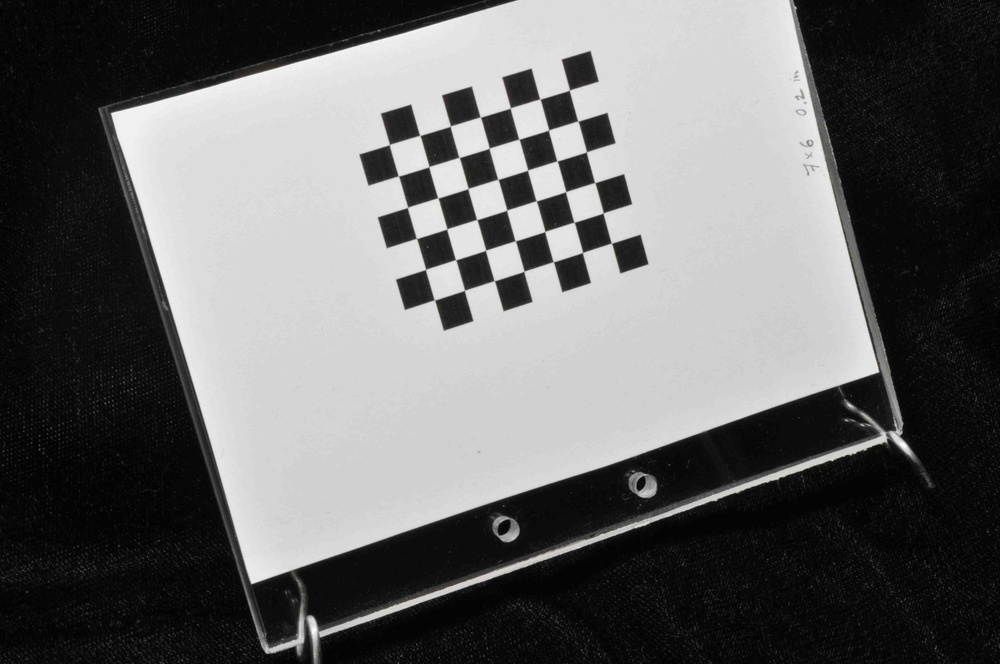
#> input picture SECOND_SEM/Computer Vision (Electives)/assignment/assignment_4/Test_calibration_set/Images/Left/DSC_0016.jpeg, 1000 x 664 px, shrunk from 4288 x 2848 before the run; its folder holds only this picture in this run
$ jupyter execute --allow-errors chrissunnythaliyath_9051pai2023_assignment4.ipynb
#> lines starting #> are read from the running program, lines starting #| are printed output that depends on the picture; after the words box and inside, x2 and y2 are one past the last pixel; in counts of white or black regions, pixels touching at a corner belong together
Chris Sunny Thaliyath

2023pai9051

chrissunny94@gmail.com

Questions

Intrinsics

    This deals with the internal parameters of the camera
    The intrinsic matrix, also known as the camera matrix, is a 3x3 matrix that contains the parameters of a camera's internal characteristics. It defines the relationship between the 3D world coordinates and the 2D image coordinates. The intrinsic matrix includes the focal length of the camera, the image sensor's pixel size, the principal point (the optical center of the lens), and other camera calibration parameters. The intrinsic matrix is typically computed during the camera calibration process and is used to correct the distortion in the images captured by the camera.

- Intrinsic parameters are properties of the camera itself, such as focal length, principal point, and lens distortion. These parameters are fixed for a particular camera and do not change with the camera's position or orientation in the scene.

- Extrinsic parameters define the camera's location and orientation in the world coordinate system. These parameters change depending on where the camera is positioned and how it's rotated.

Extrinsics

        This mainly has to do with the external placement of the sensors .

        Usually extrinsic is represented as .

        - (X, Y , Z) -pose , (RX, RY,RZ,RW)- quaternion

The number of images required for calibration can vary depending on the complexity of the camera model and the desired accuracy.

***A minimum of six(6) non-coplanar points is typically needed to solve for the intrinsic parameters.***

Once the camera is calibrated, the **intrinsic and extrinsic** parameters can be used for various tasks in computer vision, such as:

- 3D reconstruction:
- Augmented reality:
- Object tracking:

[cell 1]
import cv2

from cv2 import cvtColor , COLOR_BGR2RGB , TERM_CRITERIA_MAX_ITER , KMEANS_RANDOM_CENTERS ,TERM_CRITERIA_EPS ,kmeans
import numpy as np
from matplotlib import pyplot as plt
from numpy import unique , float32 , uint8

#from enum import unique
#Read an RGB image as input.(DONE)

def read_image(path_to_image):
    image=cv2.imread(path_to_image)
    return image

def display_image(title,image):
    #cv2.imshow("input_image",image)
    plt.imshow(image)
    plt.title(title)
    plt.show()

[cell 2]
import numpy as np
import cv2 as cv
import glob

# termination criteria
criteria = (cv.TERM_CRITERIA_EPS + cv.TERM_CRITERIA_MAX_ITER, 30, 0.001)

# prepare object points, like (0,0,0), (1,0,0), (2,0,0) ....,(6,5,0)
objp = np.zeros((6*7,3), np.float32)
objp[:,:2] = np.mgrid[0:7,0:6].T.reshape(-1,2)

# Arrays to store object points and image points from all the images.
objpoints = [] # 3d point in real world space
imgpoints = [] # 2d points in image plane.

images = glob.glob('Test_calibration_set/Images/Left/*.jpeg')

for fname in images:
 img = cv.imread(fname)
#> img is the input picture: shape (664, 1000, 3); mean B, G, R 102.4, 102.4, 102.4
 gray = cv.cvtColor(img, cv.COLOR_BGR2GRAY)

 # Find the chess board corners
 ret, corners = cv.findChessboardCorners(gray, (7,6), None)
#> ret = True; corners = 42 rows, first 8: [611.7, 242.9], [582.4, 252.4], [553.7, 261.2], [523.4, 271.1], [494.9, 279.9], [464.3, 290.2], [434.5, 300], [603.3, 213]

 # If found, add object points, image points (after refining them)
 if ret == True:
    objpoints.append(objp)

 corners2 = cv.cornerSubPix(gray,corners, (11,11), (-1,-1), criteria)
#> corners2 = 42 rows, first 8: [611.5, 243.2], [582.5, 252.5], [553.3, 261.8], [523.9, 271.2], [494.3, 280.7], [464.5, 290.3], [434.4, 299.9], [603.2, 212.9]
 imgpoints.append(corners2)

 # Draw and display the corners
 cv.drawChessboardCorners(img, (7,6), corners2, ret)
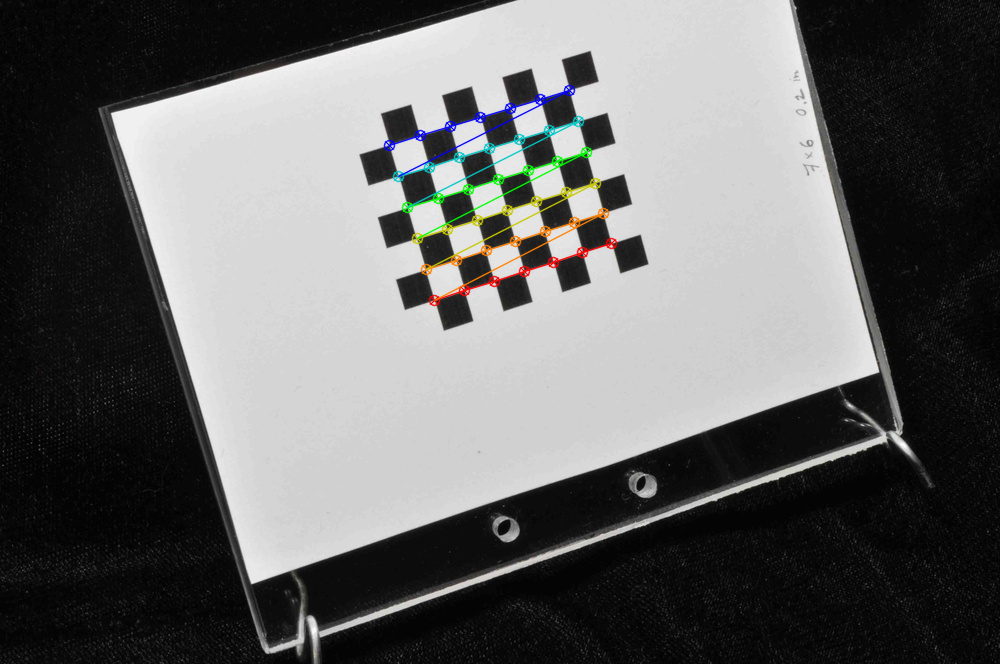
#> img: shape (664, 1000, 3); 1.37% of pixels changed, all inside (x1, y1, x2, y2) = (383, 84, 618, 307)
 display_image('img', img)
 cv.waitKey(500)

cv.destroyAllWindows()

[cell 3]
#!/usr/bin/env python

import cv2
import numpy as np
import os
import glob

# Defining the dimensions of checkerboard
CHECKERBOARD = (7,8)
criteria = (cv2.TERM_CRITERIA_EPS + cv2.TERM_CRITERIA_MAX_ITER, 30, 0.001)

# Creating vector to store vectors of 3D points for each checkerboard image
objpoints = []
# Creating vector to store vectors of 2D points for each checkerboard image
imgpoints = []


# Defining the world coordinates for 3D points
objp = np.zeros((1, CHECKERBOARD[0] * CHECKERBOARD[1], 3), np.float32)
objp[0,:,:2] = np.mgrid[0:CHECKERBOARD[0], 0:CHECKERBOARD[1]].T.reshape(-1, 2)
prev_img_shape = None

# Extracting path of individual image stored in a given directory
images = glob.glob('Test_calibration_set/Images/Left/*.jpeg')
for fname in images:
    img = cv2.imread(fname)
    gray = cv2.cvtColor(img,cv2.COLOR_BGR2GRAY)
    # Find the chess board corners
    # If desired number of corners are found in the image then ret = true
    ret, corners = cv2.findChessboardCorners(gray, CHECKERBOARD, cv2.CALIB_CB_ADAPTIVE_THRESH + cv2.CALIB_CB_FAST_CHECK + cv2.CALIB_CB_NORMALIZE_IMAGE)
#> ret = False; corners = None

    """
    If desired number of corner are detected,
    we refine the pixel coordinates and display
    them on the images of checker board
    """
    if ret == True:
        objpoints.append(objp)
        # refining pixel coordinates for given 2d points.
        corners2 = cv2.cornerSubPix(gray, corners, (11,11),(-1,-1), criteria)

        imgpoints.append(corners2)

        # Draw and display the corners
        img = cv2.drawChessboardCorners(img, CHECKERBOARD, corners2, ret)

    display_image('img',img)

h,w = img.shape[:2]

"""
Performing camera calibration by
passing the value of known 3D points (objpoints)
and corresponding pixel coordinates of the
detected corners (imgpoints)
"""
#> (the rest of this cell did not finish here and is left out)

[cell 4]
import cv2
import numpy as np

# Chessboard size (number of corners horizontally and vertically)
chessboard_size = (9, 6)
# Square size of each checkerboard corner in real world units (e.g., centimeters)
square_size = 1.5

# Termination criteria for checkerboard detection
criteria = (cv2.TERM_CRITERIA_EPS + cv2.TERM_CRITERIA_MAX_ITER, 30, 0.001)

# Arrays to store object points and image points from all the chessboard images
objpoints = []  # 3D points in real world space
imgpoints = []  # 2D points in image plane

# Capture images (replace 'chessboard*.jpg' with your image filenames)
images = [cv2.imread(f) for f in glob.glob('Test_calibration_set/Images/Left/*.jpeg')]
#> images = 1 item
for gray in images:
    # Convert to grayscale
    gray = cv2.cvtColor(gray, cv2.COLOR_BGR2GRAY)

    # Find the chessboard corners
    ret, corners = cv2.findChessboardCorners(gray, chessboard_size, None)

    # If corners are found, refine corner locations for sub-pixel accuracy
    if ret:
        cv2.cornerSubPix(gray, corners, (11, 11), (-1, -1), criteria)

        # Get object points (like a plane on the chessboard)
        objp = np.zeros((chessboard_size[0] * chessboard_size[1], 3), np.float32)
        objp[:, :2] = np.mgrid[0:chessboard_size[0], 0:chessboard_size[1]].T.reshape(-1, 2)
        objp *= square_size

        # Store object points and corresponding image corners
        objpoints.append(objp)
        imgpoints.append(corners)

        # Draw and display the corners
        cv2.drawChessboardCorners(gray, chessboard_size, corners, ret)
        display_image('img', gray)
#> this loop made 1 pass
#> ret on pass 1: False
#> after the loop, imgpoints = []; objpoints = []

# Calibrate the camera
#> (the rest of this cell did not finish here and is left out)


$ run again, on SECOND_SEM/Computer Vision (Electives)/assignment/assignment_4/Test_calibration_set/Images/Left/DSC_0026.jpeg
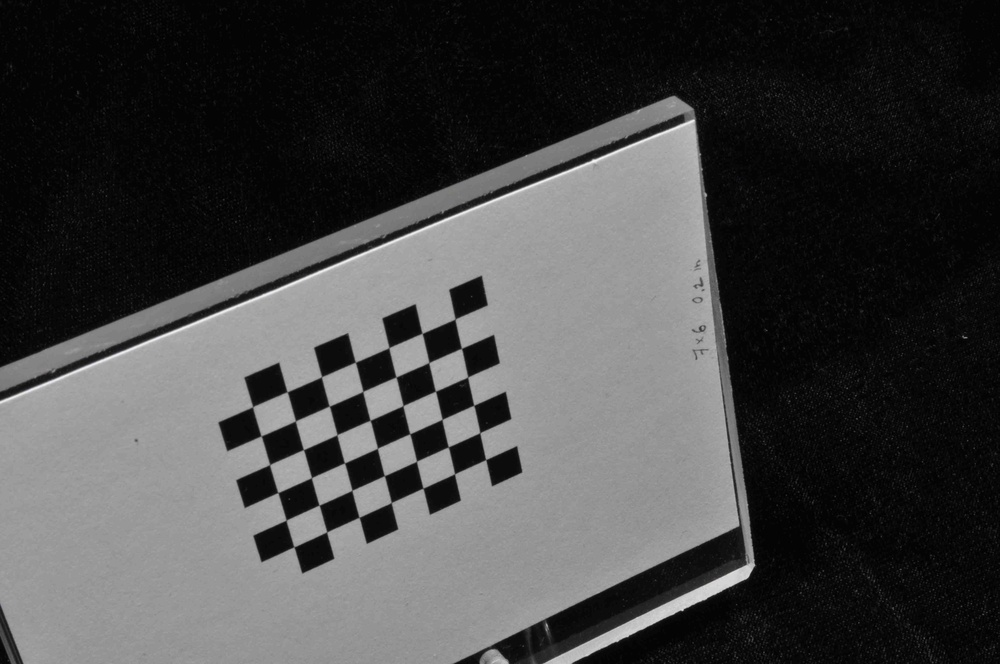
#> input picture SECOND_SEM/Computer Vision (Electives)/assignment/assignment_4/Test_calibration_set/Images/Left/DSC_0026.jpeg, 1000 x 664 px, shrunk from 4288 x 2848 before the run
#> img is the input picture: shape (664, 1000, 3); mean B, G, R 68.2, 68.2, 68.2
#> `ret, corners = cv.findChessboardCorners(gray, (7,6), None)`: ret = True; corners = 42 rows, first 8: [485.7, 459.5], [454.5, 473.8], [422.9, 488.2], [391.3, 502.5], [359, 517.3], [326.7, 531.9], [293.8, 546.7], [479.7, 432.7]
#> corners2 = 42 rows, first 8: [485.7, 459.6], [454.5, 473.8], [423, 488.1], [391.3, 502.6], [359.2, 517.3], [326.6, 531.9], [293.9, 546.8], [479.8, 432.6]
#> `cv.drawChessboardCorners(img, (7,6), corners2, ret)`:
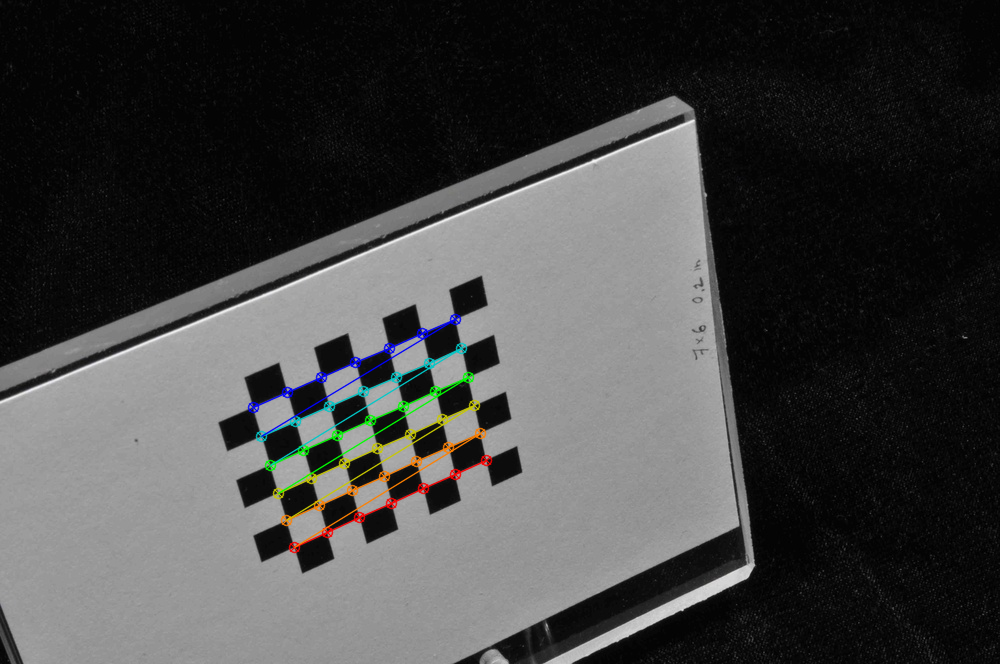
#> img: shape (664, 1000, 3); 1.45% of pixels changed, all inside (x1, y1, x2, y2) = (247, 313, 493, 554)
#> `ret, corners = cv2.findChessboardCorners(gray, CHECKERBOARD, cv2.CALIB..`: ret = False; corners = None
#> images = 1 item
#> the loop `for gray in images:` made 1 pass
#> ret on pass 1: False
#> after the loop `for gray in images:`: imgpoints = []

$ run again, on SECOND_SEM/Computer Vision (Electives)/assignment/assignment_4/Test_calibration_set/Images/Left/DSC_0027.jpeg
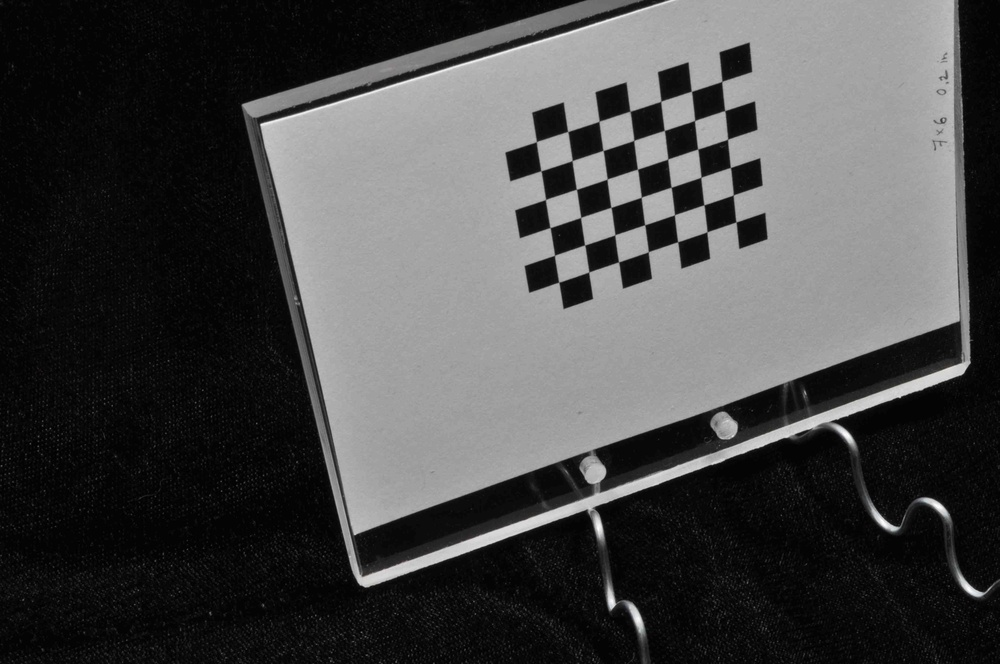
#> input picture SECOND_SEM/Computer Vision (Electives)/assignment/assignment_4/Test_calibration_set/Images/Left/DSC_0027.jpeg, 1000 x 664 px, shrunk from 4288 x 2848 before the run
#> img is the input picture: shape (664, 1000, 3); mean B, G, R 71.5, 71.5, 71.5
#> `ret, corners = cv.findChessboardCorners(gray, (7,6), None)`: ret = True; corners = 42 rows, first 8: [736, 221.9], [707, 231.8], [677.6, 241.7], [648.4, 251.7], [618.5, 261.9], [588.7, 272], [558.7, 282.1], [733.3, 194.9]
#> corners2 = 42 rows, first 8: [736, 222], [707, 231.8], [677.7, 241.7], [648.3, 251.7], [618.6, 261.9], [588.7, 271.9], [558.7, 282.2], [733.3, 194.9]
#> `cv.drawChessboardCorners(img, (7,6), corners2, ret)`:
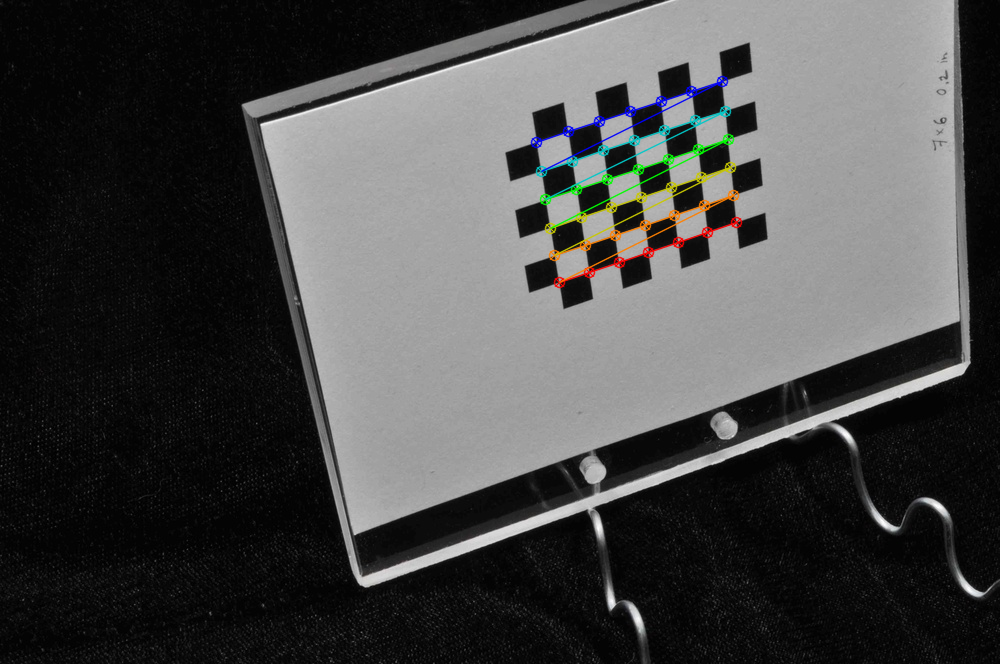
#> img: shape (664, 1000, 3); 1.37% of pixels changed, all inside (x1, y1, x2, y2) = (530, 75, 743, 289)
#> `ret, corners = cv2.findChessboardCorners(gray, CHECKERBOARD, cv2.CALIB..`: ret = False; corners = None
#> images = 1 item
#> the loop `for gray in images:` made 1 pass
#> ret on pass 1: False
#> after the loop `for gray in images:`: imgpoints = []

$ run again, on SECOND_SEM/Computer Vision (Electives)/assignment/assignment_4/Test_calibration_set/Images/Left/DSC_0019.jpeg
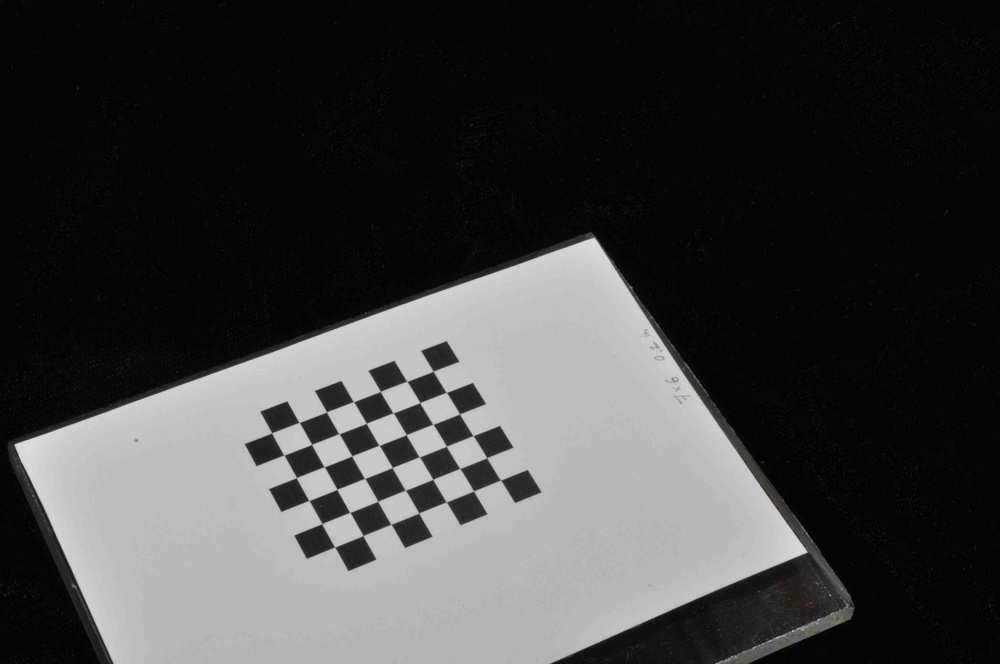
#> input picture SECOND_SEM/Computer Vision (Electives)/assignment/assignment_4/Test_calibration_set/Images/Left/DSC_0019.jpeg, 1000 x 664 px, shrunk from 4288 x 2848 before the run
#> img is the input picture: shape (664, 1000, 3); mean B, G, R 62.6, 62.6, 62.7
#> `ret, corners = cv.findChessboardCorners(gray, (7,6), None)`: ret = True; corners = 42 rows, first 8: [500.5, 480], [473.6, 491], [446.3, 502], [418.7, 513.1], [391, 524.3], [363, 535.5], [334.6, 547], [486.7, 457.7]
#> corners2 = 42 rows, first 8: [500.5, 480.1], [473.6, 491], [446.3, 501.9], [418.8, 513.1], [391, 524.3], [363, 535.6], [334.7, 547], [486.7, 457.7]
#> `cv.drawChessboardCorners(img, (7,6), corners2, ret)`:
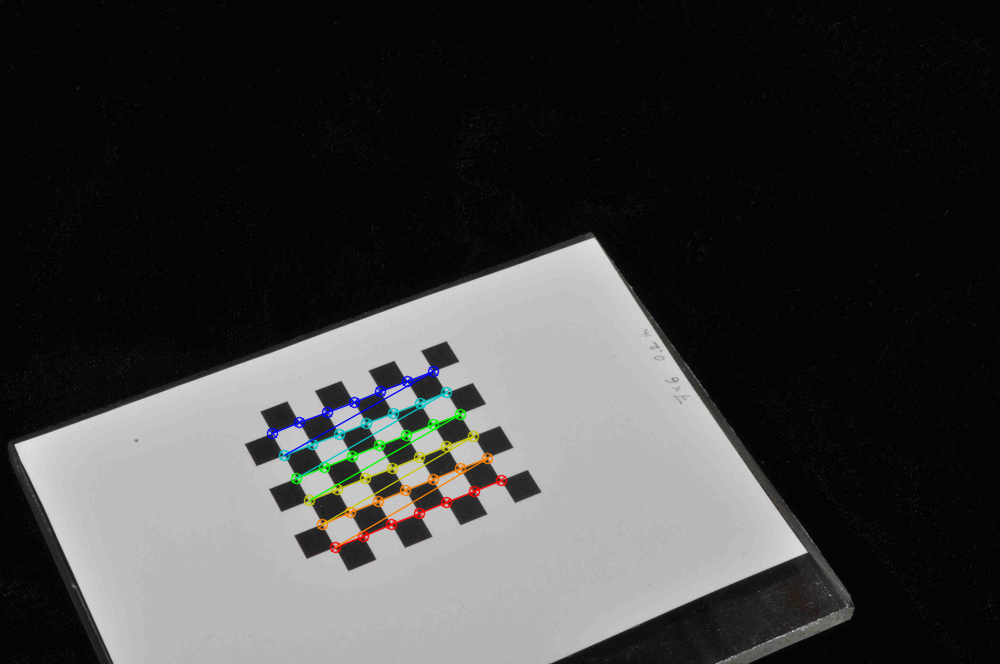
#> img: shape (664, 1000, 3); 1.27% of pixels changed, all inside (x1, y1, x2, y2) = (266, 365, 508, 554)
#> `ret, corners = cv2.findChessboardCorners(gray, CHECKERBOARD, cv2.CALIB..`: ret = False; corners = None
#> images = 1 item
#> the loop `for gray in images:` made 1 pass
#> ret on pass 1: False
#> after the loop `for gray in images:`: imgpoints = []
